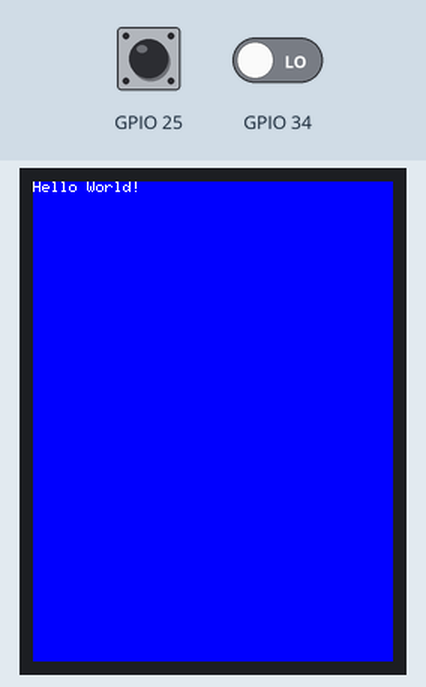
This sketch was run on a simulated ESP32. On the bench: 240×320 colour display. The test bench sets the inputs (shaded band); at power-on: GPIO 25 HIGH, GPIO 34 LOW.

Above: at 1.4 s.
1.5 s: GPIO 25 pulled LOW for 3.2 s
At 2.2 s:
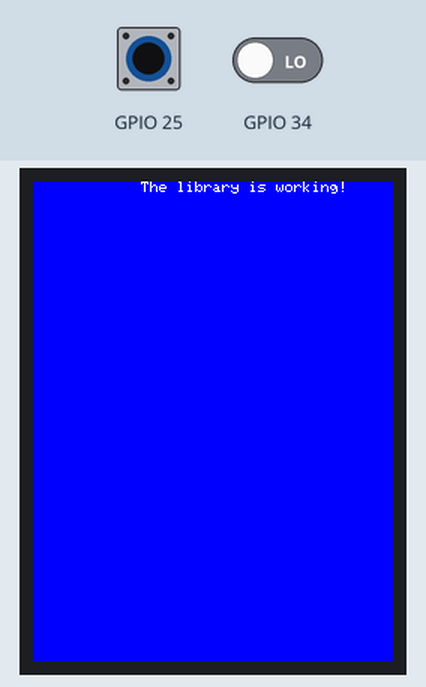
6.2 s: GPIO 25 pulled LOW for 0.15 s
9.3 s: GPIO 25 pulled LOW for 1 s
Timing chart, 0 to 12.3 s (numbered marks = the images above; inputs shaded):
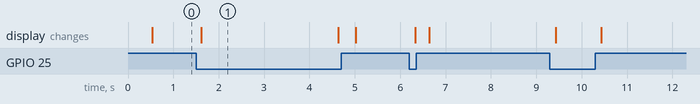

Measured:
- after the input at 1.5 s, the display: changes after 0.12 s (image 1)
- what the display in image 1 shows lasts 3.0 s, from 1.6 s to 4.6 s

The sketch:

LibTest.ino
```cpp
#include <TFT_eSPI.h>

#include "lib/lib.h"

TFT_eSPI tft = TFT_eSPI();

Lib lib;

void setup()
{
	tft.init();
	lib.activateButtons();
	tft.fillScreen(TFT_BLUE);
}

void loop()
{
  tft.setCursor(0, 0);

	if(lib.pressed(A))
	{
    tft.fillScreen(TFT_BLUE);
		tft.print("Hello World!");
	}

 if(lib.pressed(B))
 {
   tft.fillScreen(TFT_BLUE);
   tft.print("The library is working!");
 }
}
```
